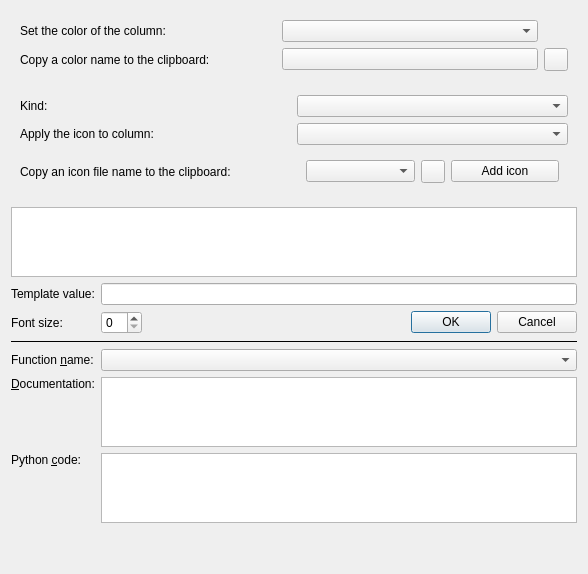
<?xml version="1.0" encoding="UTF-8"?>
<ui version="4.0">
 <class>TemplateDialog</class>
 <widget class="QDialog" name="TemplateDialog">
  <property name="geometry">
   <rect>
    <x>0</x>
    <y>0</y>
    <width>588</width>
    <height>546</height>
   </rect>
  </property>
  <property name="sizePolicy">
   <sizepolicy hsizetype="MinimumExpanding" vsizetype="MinimumExpanding">
    <horstretch>0</horstretch>
    <verstretch>0</verstretch>
   </sizepolicy>
  </property>
  <property name="windowTitle">
   <string>Edit Comments</string>
  </property>
  <layout class="QVBoxLayout" name="verticalLayout">
   <item>
    <widget class="QWidget" name="color_layout">
     <layout class="QGridLayout">
      <item row="0" column="0">
       <widget class="QLabel" name="colored_field_label">
        <property name="text">
         <string>Set the color of the column:</string>
        </property>
        <property name="buddy">
         <cstring>colored_field</cstring>
        </property>
       </widget>
      </item>
      <item row="0" column="1">
       <widget class="QComboBox" name="colored_field">
       </widget>
      </item>
      <item row="1" column="0">
       <widget class="QLabel" name="color_chooser_label">
        <property name="text">
         <string>Copy a color name to the clipboard:</string>
        </property>
        <property name="buddy">
         <cstring>color_name</cstring>
        </property>
       </widget>
      </item>
      <item row="1" column="1">
       <widget class="ColorButton" name="color_name">
       </widget>
      </item>
      <item row="1" column="2">
       <widget class="QToolButton" name="color_copy_button">
        <property name="icon">
         <iconset resource="../../../../resources/images.qrc">
          <normaloff>:/images/edit-copy.png</normaloff>:/images/edit-copy.png</iconset>
        </property>
        <property name="toolTip">
         <string>Copy the selected color name to the clipboard</string>
        </property>
       </widget>
      </item>
     </layout>
    </widget>
   </item>
   <item>
    <widget class="QWidget" name="icon_layout">
     <layout class="QGridLayout">
      <item row="0" column="0" colspan="2">
       <layout class="QHBoxLayout">
        <item>
         <widget class="QLabel">
          <property name="text">
           <string>Kind:</string>
          </property>
         </widget>
        </item>
        <item>
         <widget class="QComboBox" name="icon_kind">
         </widget>
        </item>
       </layout>
      </item>
      <item row="1" column="0">
       <widget class="QLabel" name="icon_chooser_label">
        <property name="text">
         <string>Apply the icon to column:</string>
        </property>
        <property name="buddy">
         <cstring>icon_field</cstring>
        </property>
       </widget>
      </item>
      <item row="1" column="1">
       <widget class="QComboBox" name="icon_field">
       </widget>
      </item>
      <item row="2" column="0">
       <widget class="QLabel" name="image_chooser_label">
        <property name="text">
         <string>Copy an icon file name to the clipboard:</string>
        </property>
        <property name="buddy">
         <cstring>color_name</cstring>
        </property>
       </widget>
      </item>
      <item row="2" column="1">
       <widget class="QWidget">
        <layout class="QHBoxLayout">
         <item>
          <widget class="QComboBox" name="icon_files">
          </widget>
         </item>
         <item>
          <widget class="QToolButton" name="icon_copy_button">
           <property name="icon">
            <iconset resource="../../../../resources/images.qrc">
             <normaloff>:/images/edit-copy.png</normaloff>:/images/edit-copy.png</iconset>
           </property>
           <property name="toolTip">
            <string>Copy the selected icon file name to the clipboard</string>
           </property>
          </widget>
         </item>
         <item>
          <widget class="QPushButton" name="filename_button">
           <property name="text">
            <string>Add icon</string>
           </property>
           <property name="toolTip">
            <string>Add an icon file to the set of choices</string>
           </property>
          </widget>
         </item>
        </layout>
       </widget>
      </item>
     </layout>
    </widget>
   </item>
   <item>
    <widget class="QPlainTextEdit" name="textbox"/>
   </item>
   <item>
    <layout class="QGridLayout" name="gridLayout">
     <item row="5" column="0">
      <widget class="QLabel">
       <property name="text">
        <string>Template value:</string>
       </property>
       <property name="buddy">
        <cstring>template_value</cstring>
       </property>
       <property name="toolTip">
        <string>The value of the template using the current book in the library view</string>
       </property>
      </widget>
     </item>
     <item row="5" column="1">
      <widget class="QLineEdit" name="template_value">
       <property name="readOnly">
        <bool>true</bool>
       </property>
      </widget>
     </item>
     <item row="6" column="0">
      <widget class="QLabel" name="label">
       <property name="text">
        <string>Font size:</string>
       </property>
      </widget>
     </item>
     <item row="6" column="1">
      <layout class="QGridLayout" name="gridLayout">
       <item row="1" column="0">
        <widget class="QSpinBox" name="font_size_box"/>
       </item>
       <item row="1" column="1">
        <spacer>
         <property name="orientation">
          <enum>Qt::Horizontal</enum>
         </property>
         <property name="sizeHint" stdset="0">
          <size>
           <width>0</width>
           <height>0</height>
          </size>
         </property>
        </spacer>
       </item>
       <item row="1" column="2">
        <widget class="QDialogButtonBox" name="buttonBox">
         <property name="orientation">
          <enum>Qt::Horizontal</enum>
         </property>
         <property name="standardButtons">
          <set>QDialogButtonBox::Cancel|QDialogButtonBox::Ok</set>
         </property>
        </widget>
       </item>
      </layout>
     </item>
     <item row="7" column="0" colspan="2">
      <widget class="QFrame">
       <property name="frameShape">
        <enum>QFrame::HLine</enum>
       </property>
      </widget>
     </item>
     <item row="8" column="0">
      <widget class="QLabel" name="label">
       <property name="text">
        <string>Function &amp;name:</string>
       </property>
       <property name="buddy">
        <cstring>function</cstring>
       </property>
      </widget>
     </item>
     <item row="8" column="1">
      <widget class="QComboBox" name="function"/>
     </item>
     <item row="9" column="0">
      <widget class="QLabel" name="label_2">
       <property name="text">
        <string>&amp;Documentation:</string>
       </property>
       <property name="alignment">
        <set>Qt::AlignLeading|Qt::AlignLeft|Qt::AlignTop</set>
       </property>
       <property name="buddy">
        <cstring>documentation</cstring>
       </property>
      </widget>
     </item>
     <item row="10" column="0">
      <widget class="QLabel" name="label_3">
       <property name="text">
        <string>Python &amp;code:</string>
       </property>
       <property name="alignment">
        <set>Qt::AlignLeading|Qt::AlignLeft|Qt::AlignTop</set>
       </property>
       <property name="buddy">
        <cstring>source_code</cstring>
       </property>
      </widget>
     </item>
     <item row="9" column="1">
      <widget class="QPlainTextEdit" name="documentation">
       <property name="maximumSize">
        <size>
         <width>16777215</width>
         <height>75</height>
        </size>
       </property>
      </widget>
     </item>
     <item row="10" column="1">
      <widget class="QPlainTextEdit" name="source_code"/>
     </item>
     <item row="11" column="1">
      <widget class="QLabel" name="template_tutorial">
       <property name="openExternalLinks">
        <bool>true</bool>
       </property>
      </widget>
     </item>
     <item row="12" column="1">
      <widget class="QLabel" name="template_func_reference">
       <property name="openExternalLinks">
        <bool>true</bool>
       </property>
      </widget>
     </item>
    </layout>
   </item>
  </layout>
 </widget>
 <customwidgets>
  <customwidget>
   <class>ColorButton</class>
   <extends>QPushButton</extends>
   <header>calibre/gui2/widgets2.h</header>
  </customwidget>
 </customwidgets>
 <resources/>
 <connections>
  <connection>
   <sender>buttonBox</sender>
   <signal>accepted()</signal>
   <receiver>TemplateDialog</receiver>
   <slot>accept()</slot>
   <hints>
    <hint type="sourcelabel">
     <x>229</x>
     <y>211</y>
    </hint>
    <hint type="destinationlabel">
     <x>157</x>
     <y>234</y>
    </hint>
   </hints>
  </connection>
  <connection>
   <sender>buttonBox</sender>
   <signal>rejected()</signal>
   <receiver>TemplateDialog</receiver>
   <slot>reject()</slot>
   <hints>
    <hint type="sourcelabel">
     <x>297</x>
     <y>217</y>
    </hint>
    <hint type="destinationlabel">
     <x>286</x>
     <y>234</y>
    </hint>
   </hints>
  </connection>
 </connections>
</ui>
